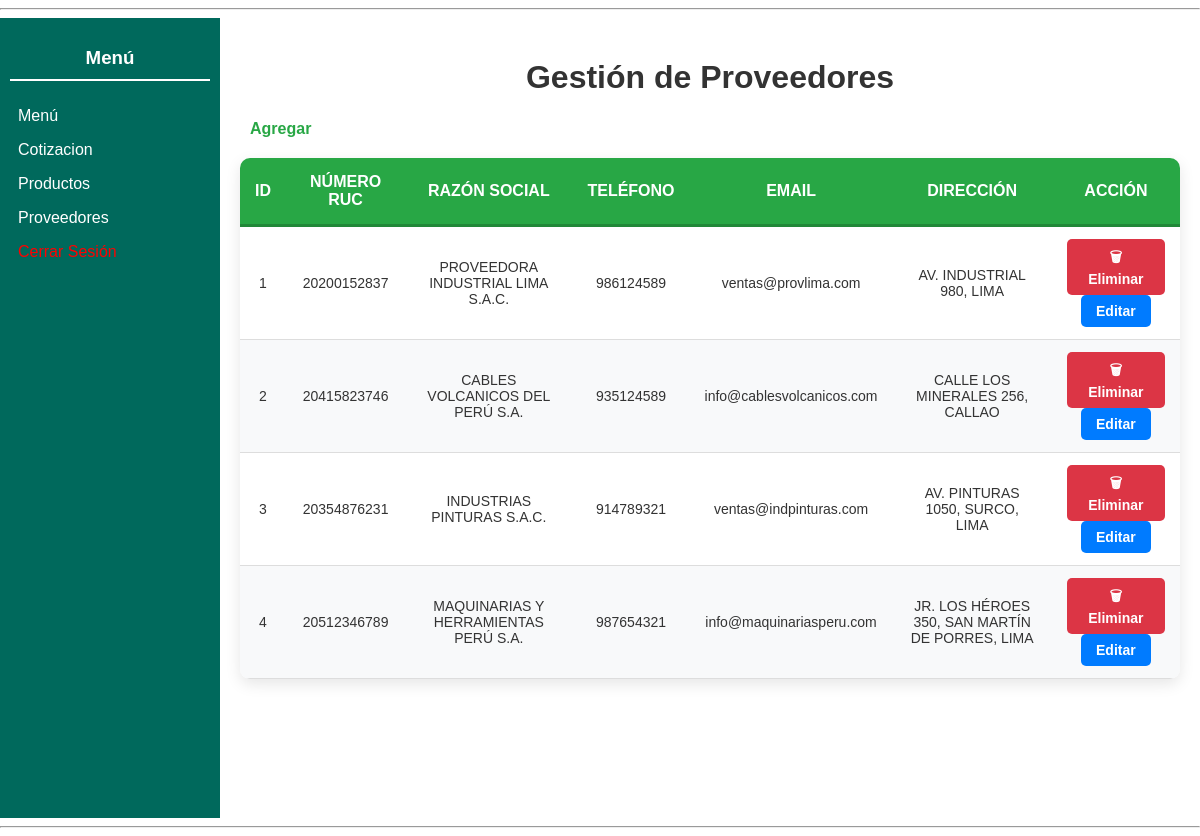
The app's page /moduloVentas/indexProveedores.php (signed in), older data.
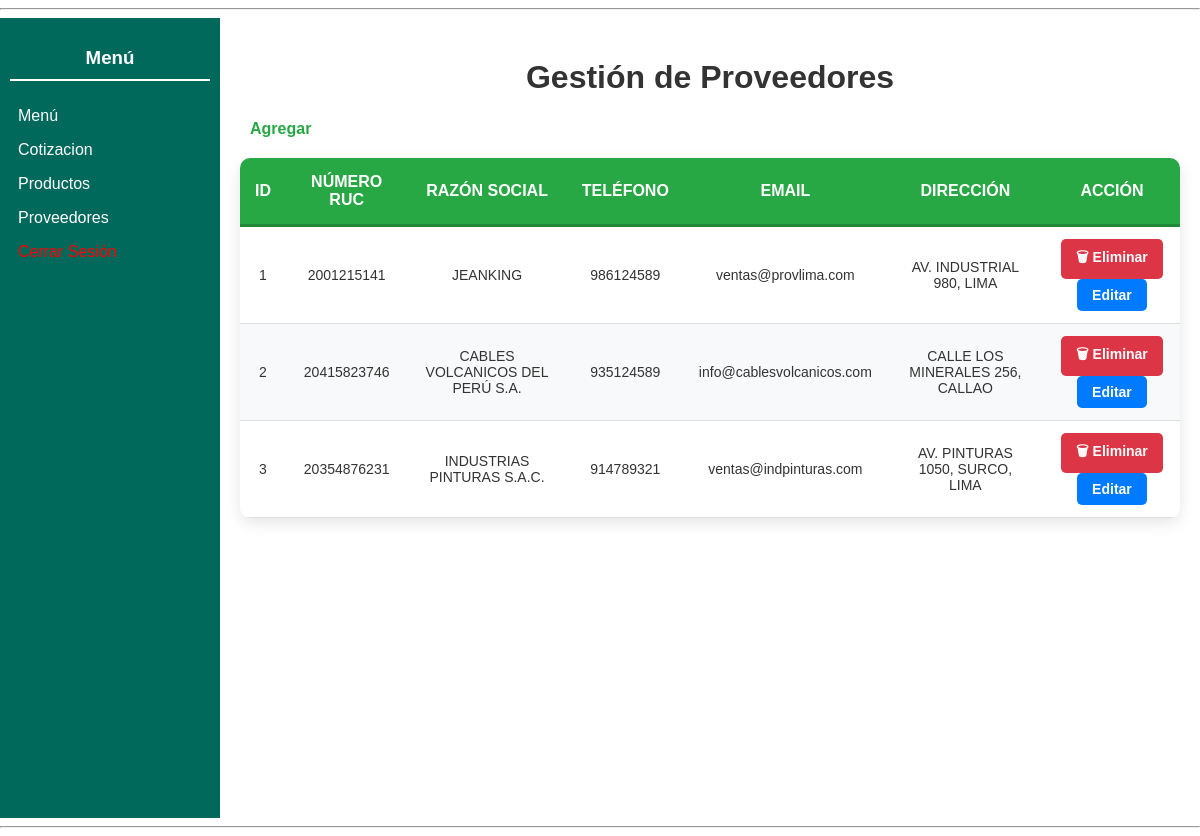
The same page, newer data.
### tables this page shows
CREATE TABLE `proveedor` (
  `ProveedorID` int NOT NULL,
  `NumeroRUC` varchar(255) NOT NULL,
  `RazonSocial` varchar(255) NOT NULL,
  `Telefono` int NOT NULL,
  `Email` varchar(255) NOT NULL,
  `Direccion` varchar(255) NOT NULL,
  `FechaRegistro` date NOT NULL,
  `EstadoProveedor` tinyint(1) NOT NULL DEFAULT '1'
);

### moduloVentas/indexProveedores.php (called while the page is built, shortened)
<?php
include_once("../moduloVentas/panelProveedores.php");
include_once("../modelo/Eproveedor.php");
$EproveedorObject = new Eproveedor();
$proveedores = $EproveedorObject->obtenerProveedores();
$panelProveedoresObject = new panelProveedores();
$panelProveedoresObject->panelProveedoresShow($proveedores);

### modelo/Eproveedor.php (called while the page is built, shortened)
<?php
class Eproveedor
{
    public function obtenerProveedores()
    {
        $conexion = Conexion::conectarBD();
        $sql = "SELECT * FROM proveedor WHERE EstadoProveedor = 1";
        $resultado = $conexion->query($sql);
        $proveedores = [];
        if ($resultado && $resultado->num_rows > 0) {
            while ($fila = $resultado->fetch_assoc()) {
                $proveedores[] = $fila;
            }
        }
        return $proveedores;
    }
}

### moduloVentas/panelProveedores.php (the view, shortened to what this page needs)
<?php
include_once($_SERVER['DOCUMENT_ROOT'] . '/shared/pantalla.php');
class panelProveedores extends pantalla
{
    public function panelProveedoresShow($proveedores = null)
    {
?>
        <div style="display: flex; height: 100vh;">
            <main style="padding: 20px; flex: 1;">
                <h1 style="text-align: center; color: #333;">Gestión de Proveedores</h1>
                <a href="./indexAgregarProveedor.php" class="link-agregar" style="margin-left: 10px;">Agregar</a>
                <div class="container">
                    <div class="scrollable">
                        <table id="proveedoresTable">
                            <thead>
                                <tr>
                                    <th>ID</th>
                                    <th>Número RUC</th>
                                    <th>Razón Social</th>
                                    <th>Teléfono</th>
                                    <th>Email</th>
                                    <th>Dirección</th>
                                    <th>Acción</th>
                                </tr>
                            </thead>
                            <tbody>
                                <?php if ($proveedores !== null) : ?>
                                    <?php foreach ($proveedores as $proveedor) : ?>
                                        <tr>
                                            <td><?= htmlspecialchars($proveedor['ProveedorID']) ?></td>
                                            <td><?= htmlspecialchars($proveedor['NumeroRUC']) ?></td>
                                            <td><?= htmlspecialchars($proveedor['RazonSocial']) ?></td>
                                            <td><?= htmlspecialchars($proveedor['Telefono']) ?></td>
                                            <td><?= htmlspecialchars($proveedor['Email']) ?></td>
                                            <td><?= htmlspecialchars($proveedor['Direccion']) ?></td>
                                            <td>
                                                <form action="/moduloVentas/getProveedor.php" method="POST" style="display:inline;">
                                                    <button type="submit">
                                                        🗑 Eliminar
                                                    </button>
                                                </form>
                                                <a href="indexEditarProveedores.php?id=<?= htmlspecialchars($proveedor['ProveedorID']) ?>&numeroRUC=<?= htmlspecialchars($proveedor['NumeroRUC']) ?>&razonSocial=<?= urlencode($proveedor['RazonSocial']) ?>&telefono=<?= htmlspecialchars($proveedor['Telefono']) ?>&email=<?= htmlspecialchars($proveedor['Email']) ?>&direccion=<?= urlencode($proveedor['Direccion']) ?>">Editar</a>
                                            </td>
                                        </tr>
                                    <?php endforeach; ?>
                                <?php else : ?>
                                    <tr>
                                        <td colspan="8" style="text-align: center;">No se encontraron proveedores.</td>
                                    </tr>
                                <?php endif; ?>
                            </tbody>
                        </table>
                    </div>
                </div>
            </main>
        </div>
<?php
    }
}
?>

Row changes from the older to the newer data that the page shows:
no longer on this page (row edited): proveedor: ProveedorID "4", NumeroRUC "20512346789", RazonSocial "MAQUINARIAS Y HERRAMIENTAS PERÚ S.A.", Telefono "987654321", Email "info@maquinariasperu.com", Direccion "JR. LOS HÉROES 350, SAN MARTÍN DE PORRES, LIMA"
changed proveedor "ventas@provlima.com": NumeroRUC "20200152837" → "2001215141"; RazonSocial "PROVEEDORA INDUSTRIAL LIMA S.A.C." → "JEANKING"
